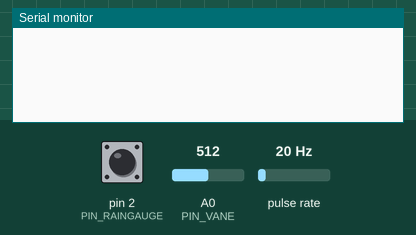
This sketch was run on a simulated Arduino Uno, built with avr-gcc and run on an emulated ATmega328P. Parts: the last lines printed to the serial monitor. Wiring (inferred from the names in the program): pulse sensor: data pin 3. The inputs (shaded band) are chosen by the test bench; at power-on: A0 (PIN_VANE) = 512, pulse rate 20 Hz, pin 2 (PIN_RAINGAUGE) HIGH.

Above: at 1.2 s.
1.3 s: A0 (PIN_VANE) set to 716
At 3.8 s:
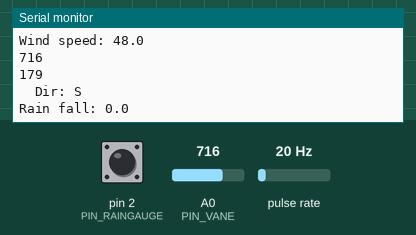
4.5 s: A0 (PIN_VANE) set to 900
At 7.2 s:
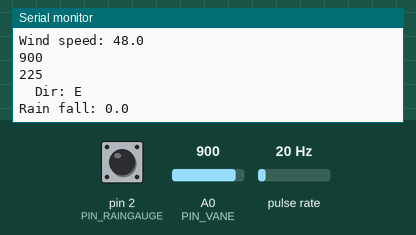
10.5 s: A0 (PIN_VANE) set to 511
At 13.1 s:
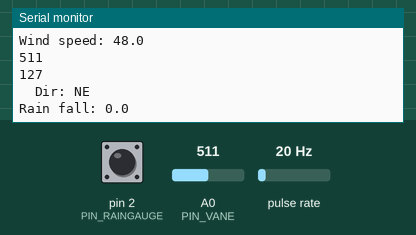
16.5 s: pulse rate (sensor on pin 3) set to 4 Hz
18.0 s: A0 (PIN_VANE) set to 306
At 18.7 s:
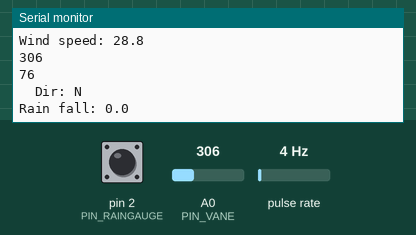
22.5 s: A0 (PIN_VANE) set to 122
At 24.5 s:
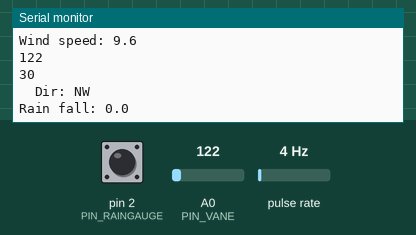
Timing chart, 0 to 26.0 s (numbered marks = the images above; inputs shaded):
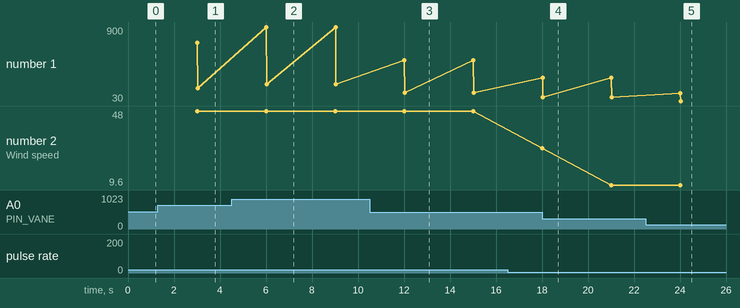

The sketch:

ver1.ino
```cpp
// From http://home.comcast.net/~saustin98/misc/WeatherStationADC.txt

/* Arduino sketch for Weather device from Sparkfun.
Uses only the wind direction vane and the anemometer (not the rain gauge).

Although the inclination for a weather logger is to run it for
a long time, due to the way Wiring.c implements the millis() function,
this should be restarted, oh, monthly. The millis() functions overflows
after about 49 days. We could allow for that here, and handle the
wraparound, but you've got bigger problems anyway with the delay()
function at an overflow, so it's best to "reboot".

=========================================================
ANEMOMETER
=========================================================
This is connected to Arduino ground on one side, and pin 2 (for the
attachInterrupt(0, ...) on the other.
Pin 2 is pulled up, and the reed switch on the anemometer will send
that to ground once per revolution, which will trigger the interrupt.
We count the number of revolutions in 5 seconds, and divide by 5.
One Hz (rev/sec) = 1.492 mph.

=========================================================
WIND DIRECTION VANE
=========================================================
We use a classic voltage divider to measure the resistance in
the weather vane, which varies by direction.
Using a 10K resistor, our ADC reading will be:
   1023 * (R/(10000+R))
where R is the unknown resistance from the vane. We'll scale
the 1023 down to a 255 range, to match the datasheet docs.

                  +5V
                   |
                   <
                   >     10K
                   <   Resistor
                   <
                   >
                   |
 Analog Pin 5------|
                   |
                   -----------| To weather vane
                              | (mystery resistance)
                   -----------|
                   |
                   |
                 -----
                  ---
                   -
The ADC values we get for each direction (based on a 255 max)
follow, assuming that pointing away from the assembly center
is sector zero. The sector number is just which 45-degree sector
it is, clockwise from the "away" direction. The direction
shown is assuming that "away" is West. Depending how
you orient the system, you'll have to adjust the directions.

Sector   Reading  Direction
  0        18        W
  1        33        NW
  2        57        N
  7        97        SW
  3       139        NE
  6       183        S
  5       208        SE
  4       232        E
The values in the ADC table below list the midpoints between
these, so our reading can vary a bit. We'll pick the first value
that's >= our reading.
=========================================================
RAIN GAUGE
=========================================================
Implemented here.
It is done the same way as the anemometer, and use
attachInterrupt(1, ...) on pin 3. Each interrupt represents
.011 inches of rain (0.2794 mm), according to the docs.


*********************************************************************/

#define uint  unsigned int
#define ulong unsigned long

#define PIN_ANEMOMETER  3     // Digital 2
#define PIN_RAINGAUGE  2     // Digital 3
#define PIN_VANE        0     // Analog 5


// How often we want to calculate wind speed or direction
#define MSECS_CALC_WIND_SPEED 3000
#define MSECS_CALC_WIND_DIR   3000
#define MSECS_CALC_RAIN_FALL  3000

volatile int numRevsAnemometer = 0; // Incremented in the interrupt
volatile int numDropsRainGauge = 0; // Incremented in the interrupt
ulong nextCalcSpeed;                // When we next calc the wind speed
ulong nextCalcDir;                  // When we next calc the direction
ulong nextCalcRain;                  // When we next calc the rain drop
ulong time;                         // Millis() at each start of loop().

// ADC readings:
#define NUMDIRS 8
ulong   adc[NUMDIRS] = {26, 45, 77, 118, 161, 196, 220, 256};

// These directions match 1-for-1 with the values in adc, but
// will have to be adjusted as noted above. Modify 'dirOffset'
// to which direction is 'away' (it's West here).
char *strVals[NUMDIRS] = {"W","NW","N","SW","NE","S","SE","E"};
byte dirOffset=0;

//=======================================================
// Initialize
//=======================================================
void setup() {
   Serial.begin(9600);
   pinMode(PIN_ANEMOMETER, INPUT);
   digitalWrite(PIN_ANEMOMETER, HIGH);
   digitalWrite(PIN_RAINGAUGE, HIGH);
      attachInterrupt(0, countRainGauge, FALLING);
   attachInterrupt(1, countAnemometer, FALLING);

   nextCalcRain = millis() + MSECS_CALC_RAIN_FALL;
   nextCalcSpeed = millis() + MSECS_CALC_WIND_SPEED;
   nextCalcDir   = millis() + MSECS_CALC_WIND_DIR;
}

//=======================================================
// Main loop.
//=======================================================
void loop() {
   time = millis();

   if (time >= nextCalcSpeed) {
      calcWindSpeed();
      nextCalcSpeed = time + MSECS_CALC_WIND_SPEED;
   }
   if (time >= nextCalcDir) {
      calcWindDir();
      nextCalcDir = time + MSECS_CALC_WIND_DIR;
   }
   if (time >= nextCalcRain) {
      calcRainFall();
      nextCalcRain = time + MSECS_CALC_RAIN_FALL;
   }

}

//=======================================================
// Interrupt handler for anemometer. Called each time the reed
// switch triggers (one revolution).
//=======================================================
void countAnemometer() {
   numRevsAnemometer++;
}

//=======================================================
// Interrupt handler for rain gauge. Called each time the reed
// switch triggers (one drop).
//=======================================================
void countRainGauge() {
   numDropsRainGauge++;
}


//=======================================================
// Find vane direction.
//=======================================================
void calcWindDir() {
   int val;
   byte x, reading;

   val = analogRead(PIN_VANE);
   Serial.println();
  // Serial.println("Value: ");
   Serial.println(val);
   val >>=2;                        // Shift to 255 range
   Serial.println(val);
   reading = val;
  // Serial.println(reading);

   // Look the reading up in directions table. Find the first value
   // that's >= to what we got.
   for (x=0; x<NUMDIRS; x++) {
      if (adc[x] >= reading)
         break;
   }
   //Serial.println(reading, DEC);
   x = (x + dirOffset) % 8;   // Adjust for orientation
   Serial.print("  Dir: ");
   Serial.println(strVals[x]);
}


//=======================================================
// Calculate the wind speed, and display it (or log it, whatever).
// 1 rev/sec = 1.492 mph = 2.40114125 kph
//=======================================================
void calcWindSpeed() {
   int x, iSpeed;
   // This will produce kph * 10
   // (didn't calc right when done as one statement)
   long speed = 24011;
   speed *= numRevsAnemometer;
   speed /= MSECS_CALC_WIND_SPEED;
   iSpeed = speed;         // Need this for formatting below

   Serial.print("Wind speed: ");
   x = iSpeed / 10;
   Serial.print(x);
   Serial.print('.');
   x = iSpeed % 10;
   Serial.print(x);
   Serial.println("");

   numRevsAnemometer = 0;        // Reset counter
}

//=======================================================
// Calculate the rain , and display it (or log it, whatever).
// 1 bucket = 0.2794 mm
//=======================================================
void calcRainFall() {
   int x, iVol;
   // This will produce mm * 10000
   // (didn't calc right when done as one statement)
   long vol = 2794; // 0.2794 mm
   vol *= numDropsRainGauge;
   vol /= MSECS_CALC_RAIN_FALL;
   iVol = vol;         // Need this for formatting below

   Serial.print("Rain fall: ");
   x = iVol / 10000;
   Serial.print(x);
   Serial.print('.');
   x = iVol % 10000;
   Serial.print(x);
   Serial.println();

   numDropsRainGauge = 0;        // Reset counter
}
```

Measured:
- after the input at 1.3 s, the serial monitor: prints a new line after 1.7 s (image 1)
- after the input at 4.5 s, the serial monitor: prints a new line after 1.5 s (image 2)
- after the input at 10.5 s, the serial monitor: prints a new line after 1.5 s (image 3)
- after the input at 18.0 s, the serial monitor: prints a new line at once (image 4)
- after the input at 22.5 s, the serial monitor: prints a new line after 1.5 s (image 5)
- plotted number 1: 179 → 225 after the input at 4.5 s, 225 → 127 after the input at 10.5 s, 127 → 76 after the input at 18.0 s, 76 → 30 after the input at 22.5 s
